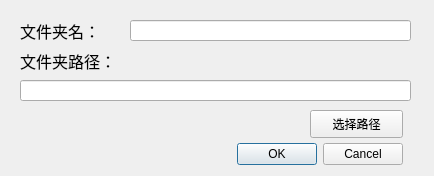
<?xml version="1.0" encoding="UTF-8"?>
<ui version="4.0">
 <class>newPro</class>
 <widget class="QDialog" name="newPro">
  <property name="geometry">
   <rect>
    <x>0</x>
    <y>0</y>
    <width>434</width>
    <height>176</height>
   </rect>
  </property>
  <property name="windowTitle">
   <string>新建项目文件夹</string>
  </property>
  <widget class="QLabel" name="label">
   <property name="geometry">
    <rect>
     <x>20</x>
     <y>20</y>
     <width>101</width>
     <height>21</height>
    </rect>
   </property>
   <property name="font">
    <font>
     <pointsize>12</pointsize>
    </font>
   </property>
   <property name="text">
    <string>文件夹名：</string>
   </property>
  </widget>
  <widget class="QLabel" name="label_2">
   <property name="geometry">
    <rect>
     <x>20</x>
     <y>50</y>
     <width>131</width>
     <height>21</height>
    </rect>
   </property>
   <property name="font">
    <font>
     <pointsize>12</pointsize>
    </font>
   </property>
   <property name="text">
    <string>文件夹路径：</string>
   </property>
  </widget>
  <widget class="QLineEdit" name="lineEdit">
   <property name="geometry">
    <rect>
     <x>130</x>
     <y>20</y>
     <width>281</width>
     <height>21</height>
    </rect>
   </property>
  </widget>
  <widget class="QLineEdit" name="lineEdit_2">
   <property name="geometry">
    <rect>
     <x>20</x>
     <y>80</y>
     <width>391</width>
     <height>21</height>
    </rect>
   </property>
  </widget>
  <widget class="QPushButton" name="pushButton_2">
   <property name="geometry">
    <rect>
     <x>310</x>
     <y>110</y>
     <width>93</width>
     <height>28</height>
    </rect>
   </property>
   <property name="text">
    <string>选择路径</string>
   </property>
  </widget>
  <widget class="QDialogButtonBox" name="buttonBox">
   <property name="geometry">
    <rect>
     <x>210</x>
     <y>140</y>
     <width>193</width>
     <height>28</height>
    </rect>
   </property>
   <property name="standardButtons">
    <set>QDialogButtonBox::Cancel|QDialogButtonBox::Ok</set>
   </property>
   <property name="centerButtons">
    <bool>false</bool>
   </property>
  </widget>
 </widget>
 <resources/>
 <connections/>
</ui>
